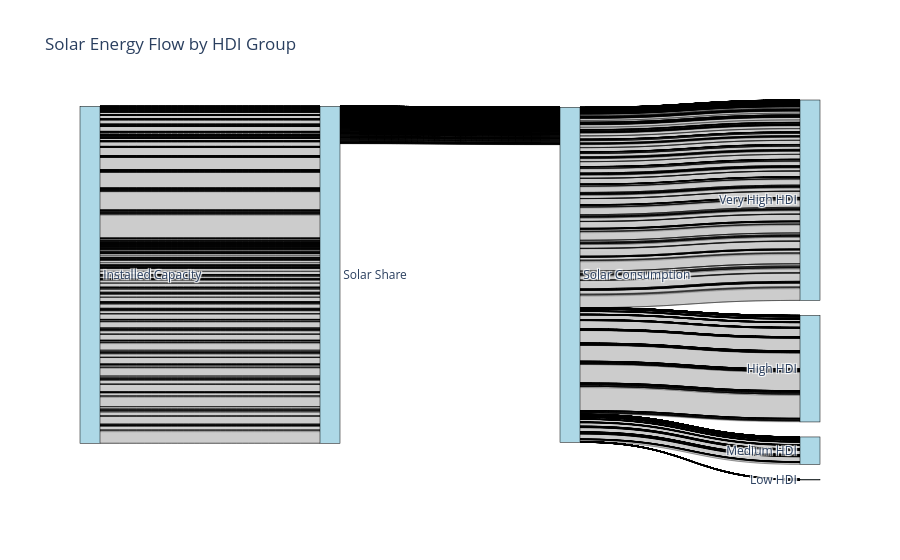

The cell this chart's notebook holds for it:
### Markdown cell above
Visualizing Solar Equity Flows by HDI Group using a Sankey diagram

### Code cell
# 📦 Step 1: Install & Import Libraries
import pandas as pd
import plotly.graph_objects as go

# 🧭 Step 3: Define Nodes
nodes = [
    "Installed Capacity", "Solar Share", "Solar Consumption",
    "Very High HDI", "High HDI", "Medium HDI", "Low HDI"
]
node_indices = {name: i for i, name in enumerate(nodes)}

# 🔗 Step 4: Create Flows
links = {
    'source': [],
    'target': [],
    'value': [],
    'label': []
}

# Capacity → Share
for _, row in merged_df.iterrows():
    links['source'].append(node_indices["Installed Capacity"])
    links['target'].append(node_indices["Solar Share"])
    links['value'].append(row['Installed Solar PV Capacity (GW)'])
    links['label'].append(f"{row['Income_Group']} Capacity")

# Share → Consumption
for _, row in merged_df.iterrows():
    links['source'].append(node_indices["Solar Share"])
    links['target'].append(node_indices["Solar Consumption"])
    links['value'].append(row['Solar (% equivalent primary energy)'])
    links['label'].append(f"{row['Income_Group']} Share")

# Consumption → HDI Group
for _, row in merged_df.iterrows():
    links['source'].append(node_indices["Solar Consumption"])
    links['target'].append(node_indices[f"{row['Income_Group']} HDI"])
    links['value'].append(row['Solar Energy Consumption (TWh)'])
    links['label'].append(f"{row['Income_Group']} Consumption")

# 🎨 Step 5: Build Sankey Diagram
fig = go.Figure(data=[go.Sankey(
    node=dict(
        pad=15,
        thickness=20,
        line=dict(color="black", width=0.5),
        label=nodes,
        color="lightblue"
    ),
    link=dict(
        source=links['source'],
        target=links['target'],
        value=links['value'],
        label=links['label']
    )
)])

fig.update_layout(title_text="Solar Energy Flow by HDI Group", font_size=12)
fig.show()

# 📦 Step 1: Import Libraries
import pandas as pd
import plotly.graph_objects as go

# 📊 Step 2: Aggregate Data by Income Group
solar_df = merged_df.groupby('Income_Group').agg({
    'Installed Solar PV Capacity (GW)': 'sum',
    'Solar (% equivalent primary energy)': 'mean',
    'Solar Energy Consumption (TWh)': 'sum'
}).reset_index()

# 🧭 Step 3: Define Nodes
nodes = [
    "Installed Capacity", "Solar Share", "Solar Consumption",
    "Very High", "High", "Medium", "Low"
]
node_indices = {name: i for i, name in enumerate(nodes)}

# 🔗 Step 4: Create Flows
links = {'source': [], 'target': [], 'value': [], 'label': []}

# Capacity → Share
for _, row in solar_df.iterrows():
    links['source'].append(node_indices["Installed Capacity"])
    links['target'].append(node_indices["Solar Share"])
    links['value'].append(row["Installed Solar PV Capacity (GW)"])
    links['label'].append(f"{row['Income_Group']} Capacity")

# Share → Consumption
for _, row in solar_df.iterrows():
    links['source'].append(node_indices["Solar Share"])
    links['target'].append(node_indices["Solar Consumption"])
    links['value'].append(row["Solar (% equivalent primary energy)"])
    links['label'].append(f"{row['Income_Group']} Share")

# Consumption → HDI Group
for _, row in solar_df.iterrows():
    links['source'].append(node_indices["Solar Consumption"])
    links['target'].append(node_indices[f"{row['Income_Group']}"])
    links['value'].append(row["Solar Energy Consumption (TWh)"])
    links['label'].append(f"{row['Income_Group']} Consumption")

# 🎨 Step 5: Build Sankey Diagram
fig = go.Figure(data=[go.Sankey(
    node=dict(
        pad=15,
        thickness=20,
        line=dict(color="black", width=0.5),
        label=nodes,
        color="lightblue"
    ),
    link=dict(
        source=links['source'],
        target=links['target'],
        value=links['value'],
        label=links['label']
    )
)])

fig.update_layout(title_text="Solar Energy Flow by Income Group", font_size=12)
fig.show()

# 📦 Step 1: Import Libraries
import pandas as pd
import plotly.graph_objects as go

# 📊 Step 2: Calculate Efficiency
merged_df = merged_df[merged_df["Installed Solar PV Capacity (GW)"] > 0]
merged_df["Efficiency_TWh_per_MW"] = merged_df["Solar Energy Consumption (TWh)"] / merged_df["Installed Solar PV Capacity (GW)"]

# 🔍 Step 3: Identify Underperformers
threshold_capacity = merged_df["Installed Solar PV Capacity (GW)"].quantile(0.5)
threshold_share = merged_df["Solar (% equivalent primary energy)"].quantile(0.4)
underperformers = merged_df[
    (merged_df["Installed Solar PV Capacity (GW)"] > threshold_capacity) &
    (merged_df["Solar (% equivalent primary energy)"] < threshold_share)
]

# 🔧 Step 4: Simulate Microleasing Impact
solar_boost = 1.3  # +30% share
efficiency_boost = 1.25  # +25% efficiency
underperformers["Simulated Solar Share (%)"] = underperformers["Solar (% equivalent primary energy)"] * solar_boost
underperformers["Simulated Efficiency"] = underperformers["Efficiency_TWh_per_MW"] * efficiency_boost

# 🧭 Step 5: Define Nodes
nodes = [
    "Installed Capacity", "Solar Share", "Solar Consumption",
    "Simulated Share", "Simulated Consumption",
    "Very High", "High", "Medium", "Low"
]
node_indices = {name: i for i, name in enumerate(nodes)}

# 🔗 Step 6: Create Flows
links = {'source': [], 'target': [], 'value': [], 'label': []}

# Actual Flows
for _, row in underperformers.iterrows():
    hdi = row["Income_Group"]
    links['source'].append(node_indices["Installed Capacity"])
    links['target'].append(node_indices["Solar Share"])
    links['value'].append(row["Installed Solar PV Capacity (GW)"])
    links['label'].append(f"{row['Country']} Actual Capacity")

    links['source'].append(node_indices["Solar Share"])
    links['target'].append(node_indices["Solar Consumption"])
    links['value'].append(row["Solar (% equivalent primary energy)"])
    links['label'].append(f"{row['Country']} Actual Share")

    links['source'].append(node_indices["Solar Consumption"])
    links['target'].append(node_indices[f"{hdi}"])
    links['value'].append(row["Solar Energy Consumption (TWh)"])
    links['label'].append(f"{row['Country']} Actual Consumption")

# Simulated Flows
for _, row in underperformers.iterrows():
    hdi = row["Income_Group"]
    links['source'].append(node_indices["Installed Capacity"])
    links['target'].append(node_indices["Simulated Share"])
    links['value'].append(row["Installed Solar PV Capacity (GW)"])
    links['label'].append(f"{row['Country']} Simulated Capacity")

    links['source'].append(node_indices["Simulated Share"])
    links['target'].append(node_indices["Simulated Consumption"])
    links['value'].append(row["Simulated Solar Share (%)"])
    links['label'].append(f"{row['Country']} Simulated Share")

    links['source'].append(node_indices["Simulated Consumption"])
    links['target'].append(node_indices[f"{hdi}"])
    links['value'].append(row["Simulated Efficiency"] * row["Installed Solar PV Capacity (GW)"])
    links['label'].append(f"{row['Country']} Simulated Consumption")

# 🎨 Step 7: Build Sankey Diagram
fig = go.Figure(data=[go.Sankey(
    node=dict(
        pad=15,
        thickness=20,
        line=dict(color="black", width=0.5),
        label=nodes,
        color="lightblue"
    ),
    link=dict(
        source=links['source'],
        target=links['target'],
        value=links['value'],
        label=links['label']
    )
)])

fig.update_layout(title_text="Solar Equity Flow: Actual vs Simulated Microleasing Impact", font_size=12)
fig.show()

### Figure 1 — Plotly figure (JSON) as saved in the notebook; plotly's stock layout.template omitted (floating-point values rounded to 4 significant figures; data arrays with more than 128 entries replaced by an {"elided": "..."} marker saying what was removed)
{"data": [{"link": {"label": {"elided": "5169 str values"}, "source": {"elided": "5169 int values"}, "target": {"elided": "5169 int values"}, "value": {"elided": "5169 float values"}}, "node": {"color": "lightblue", "label": ["Installed Capacity", "Solar Share", "Solar Consumption", "Very High HDI", "High HDI", "Medium HDI", "Low HDI"], "line": {"color": "black", "width": 0.5}, "pad": 15, "thickness": 20}, "type": "sankey"}], "layout": {"font": {"size": 12}, "title": {"text": "Solar Energy Flow by HDI Group"}}}
